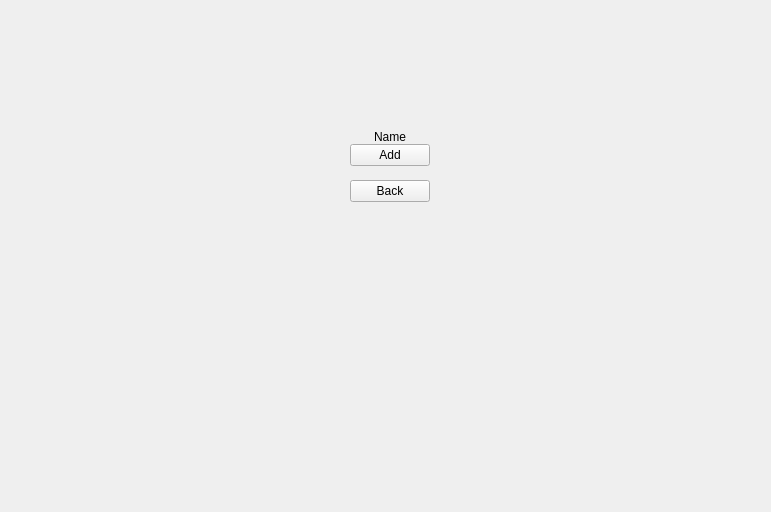
<?xml version="1.0" encoding="UTF-8"?>
<ui version="4.0">
 <class>songs_tag_add_screen</class>
 <widget class="QWidget" name="songs_tag_add_screen">
  <property name="geometry">
   <rect>
    <x>0</x>
    <y>0</y>
    <width>771</width>
    <height>512</height>
   </rect>
  </property>
  <property name="windowTitle">
   <string>Form</string>
  </property>
  <widget class="QWidget" name="verticalLayoutWidget">
   <property name="geometry">
    <rect>
     <x>350</x>
     <y>130</y>
     <width>160</width>
     <height>116</height>
    </rect>
   </property>
   <layout class="QVBoxLayout" name="mainLayout">
    <property name="spacing">
     <number>0</number>
    </property>
    <property name="sizeConstraint">
     <enum>QLayout::SetFixedSize</enum>
    </property>
    <item>
     <widget class="QLabel" name="name_l">
      <property name="text">
       <string>Name</string>
      </property>
      <property name="alignment">
       <set>Qt::AlignCenter</set>
      </property>
     </widget>
    </item>
    <item>
     <widget class="QWidget" name="name_sle" native="true"/>
    </item>
    <item>
     <widget class="QPushButton" name="add_pb">
      <property name="text">
       <string>Add</string>
      </property>
     </widget>
    </item>
    <item>
     <widget class="QLabel" name="userOutput_l">
      <property name="text">
       <string/>
      </property>
      <property name="alignment">
       <set>Qt::AlignCenter</set>
      </property>
     </widget>
    </item>
    <item>
     <widget class="QPushButton" name="back_pb">
      <property name="sizePolicy">
       <sizepolicy hsizetype="Fixed" vsizetype="Fixed">
        <horstretch>0</horstretch>
        <verstretch>0</verstretch>
       </sizepolicy>
      </property>
      <property name="text">
       <string>Back</string>
      </property>
     </widget>
    </item>
   </layout>
  </widget>
 </widget>
 <resources/>
 <connections/>
</ui>
